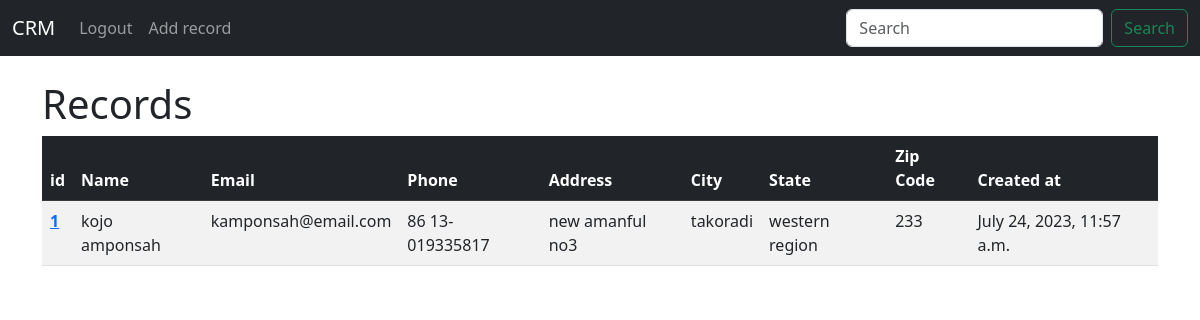
The app's page / (signed in), older data.
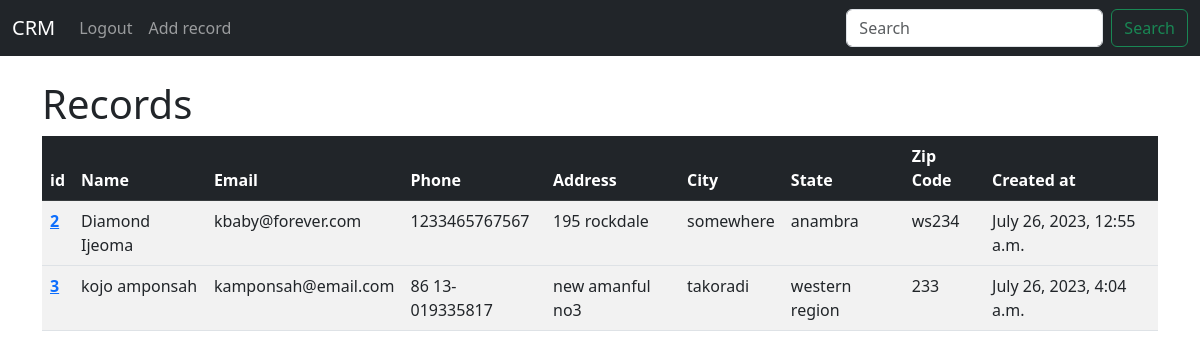
The same page, newer data.
### website/models.py (models this page shows, shortened)
class Record(models.Model):
    created_at=models.DateTimeField(auto_now_add=True)
    first_name=models.CharField(max_length=50)
    last_name=models.CharField(max_length=50)
    email=models.CharField(max_length=100)
    phone=models.CharField(max_length=15)
    address=models.CharField(max_length=100)
    city=models.CharField(max_length=50)
    state=models.CharField(max_length=50)
    zipcode=models.CharField(max_length=20)

### website/views.py (the view)
# urls.py: 2. Add a URL to urlpatterns:  path('', views.home, name='home')
def home(request):
    records=Record.objects.all()
    if request.method =='POST':
        username= request.POST['username']
        password=request.POST['password']
        user=authenticate(request,username=username,password=password)
        if user is not None:
            login(request,user)
            messages.success(request,"You have successfully been logged in ")
            return redirect('home')
        else:
            messages.success(request,"There was an error loggin you in please try again with the correct username and password")
            return redirect('home')
    else:
        return render(request,'home.html',{'records':records})

### website/templates/home.html (shortened to what this page needs)
{% extends 'base.html' %}
{% block content %}
{%if user.is_authenticated %}
    <br/>
    <h1>Records</h1>
    {%if records %}
    <table class="table table-hover table-striped">
        <thead class="table-dark">
          <tr>
            <th scope="col">id</th>
            <th scope="col">Name</th>
            <th scope="col">Email</th>
            <th scope="col">Phone</th>
            <th scope="col">Address</th>
            <th scope="col">City</th>
            <th scope="col">State</th>
            <th scope="col">Zip Code</th>
            <th scope="col">Created at</th>
          </tr>
        </thead>
        {% for record in records %}
        <tbody>
          <tr>
            <th scope="row"><a href="{%url 'record' record.id %}">{{record.id}}</a></th>
            <td>{{record.first_name}} {{record.last_name}}</td>
            <td>{{record.email}}</td>
            <td>{{record.phone}}</td>
            <td>{{record.address}}</td>
            <td>{{record.city}}</td>
            <td>{{record.state}}</td>
            <td>{{record.zipcode}}</td>
            <td>{{record.created_at}}</td>
          </tr>
    {%endfor%}
    {%endif%}
{%endif%}
{% endblock %}

### website/templates/base.html (shortened to what this page needs)
<!doctype html>
<html lang="en">
  <head>
    <link href="https://cdn.jsdelivr.net/npm/bootstrap@5.3.0/dist/css/bootstrap.min.css" rel="stylesheet">
  </head>
  <body>
    {% include 'navbar.html' %}
    <div class="container">
        {% block content %}
        {%endblock%}
    </div>
  </body>
</html>

### website/templates/navbar.html (shortened to what this page needs)
<nav class="navbar navbar-expand-lg navbar-dark bg-dark">
    <div class="container-fluid">
      <a class="navbar-brand" href="{%url 'home' %}">CRM</a>
      <div class="collapse navbar-collapse" id="navbarSupportedContent">
        <ul class="navbar-nav me-auto mb-2 mb-lg-0">
          {% if user.is_authenticated %}
          <li class="nav-item">
            <a class="nav-link" href="{% url 'logout' %}">Logout</a>
          </li>
          <li class="nav-item">
            <a class="nav-link"  href="{%url 'add_record' %}">Add record</a>
          </li>
         {% else %}
          <li class="nav-item">
            <a class="nav-link" href="{%url 'register' %}">register</a>
          </li>
          {% endif %}
        </ul>
        <form class="d-flex" role="search">
          <input class="form-control me-2" type="search" placeholder="Search" aria-label="Search">
          <button class="btn btn-outline-success" type="submit">Search</button>
        </form>
      </div>
    </div>
  </nav>

Row changes from the older to the newer data that the page shows:
removed Record: id "1", first_name "kojo", last_name "amponsah", email "kamponsah@email.com", phone "86 13-019335817", address "new amanful no3", city "takoradi", state "western region", zipcode "233", created_at "July 24, 2023, 11:57 a.m."
added Record: id "2", first_name "Diamond", last_name "Ijeoma", email "kbaby@forever.com", phone "1233465767567", address "195 rockdale", city "somewhere", state "anambra", zipcode "ws234", created_at "July 26, 2023, 12:55 a.m."
added Record: id "3", first_name "kojo", last_name "amponsah", email "kamponsah@email.com", phone "86 13-019335817", address "new amanful no3", city "takoradi", state "western region", zipcode "233", created_at "July 26, 2023, 4:04 a.m."
